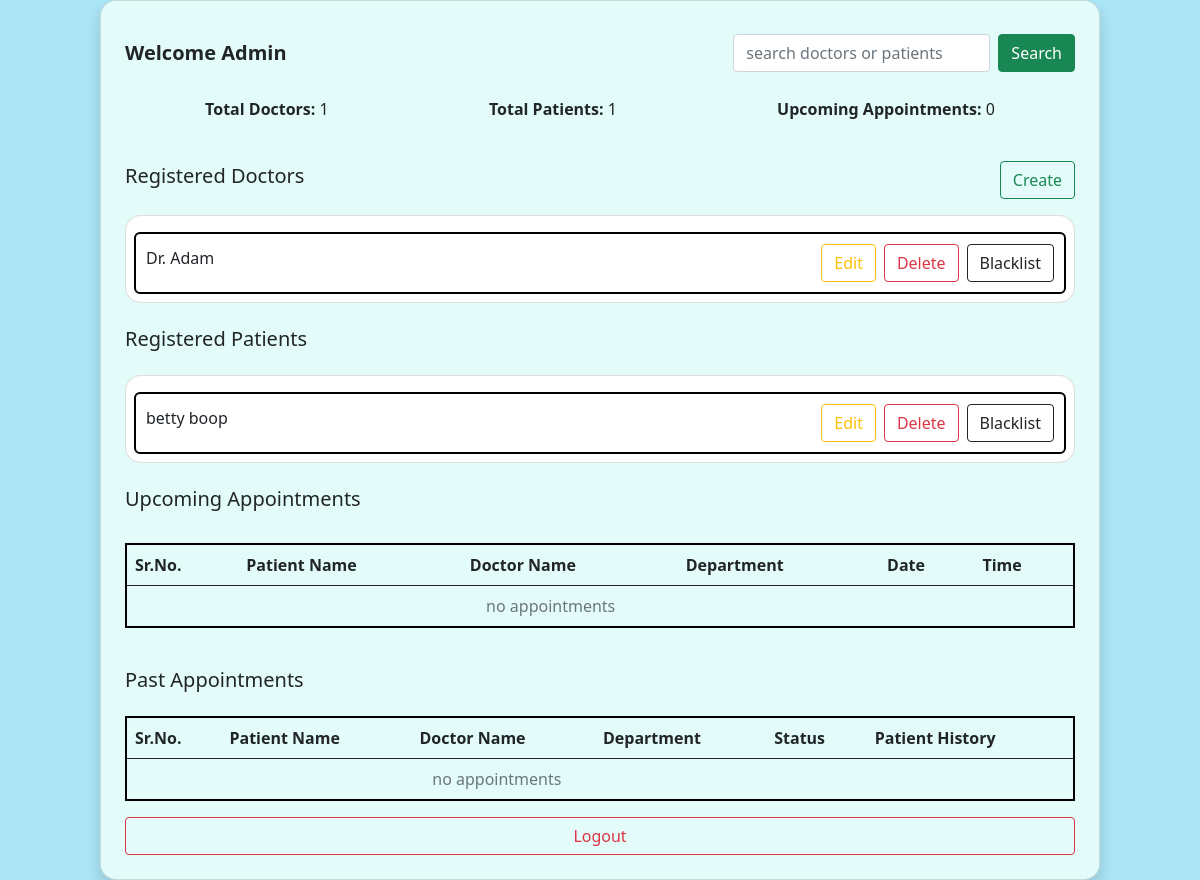
/admin/dashboard (signed in), run on an earlier commit of the app's database.
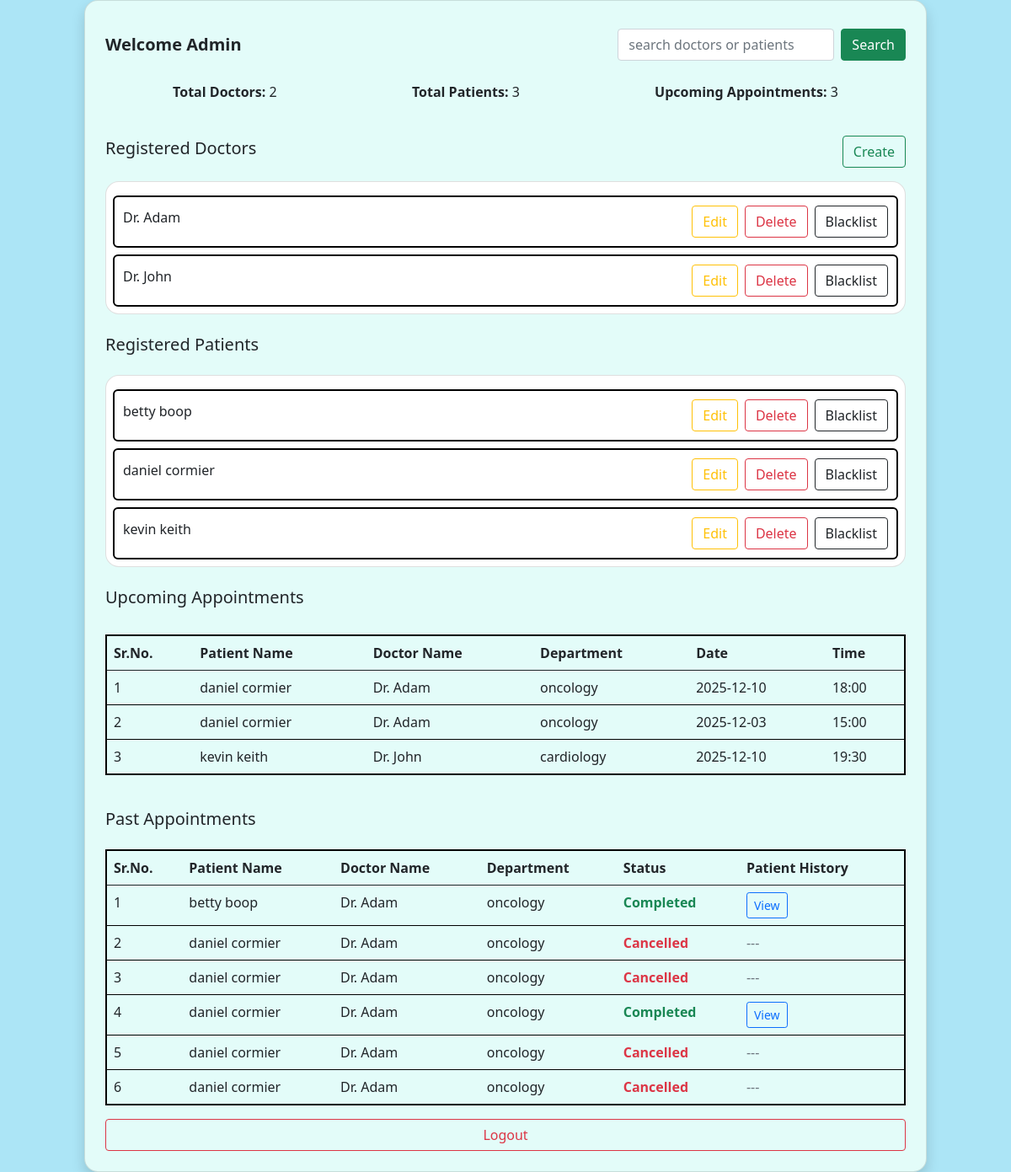
And on a later commit of the database.
### backend/models.py (models this page shows)
class Doctor(db.Model):
    id=db.Column(db.Integer, primary_key=True)
    full_name=db.Column(db.String(100), nullable=False)
    username=db.Column(db.String(50), unique=True, nullable=False)
    email=db.Column(db.String(100), unique=True)
    password=db.Column(db.String(100), nullable=False)
    specialization=db.Column(db.String(100))
    experience=db.Column(db.Integer)
    is_blacklisted=db.Column(db.Boolean, default=False)
    appointments=db.relationship("Appointment", backref="doctor", lazy=True)

class Patient(db.Model):
    id=db.Column(db.Integer, primary_key=True)
    full_name=db.Column(db.String(100), nullable=False)
    username=db.Column(db.String(50), unique=True, nullable=False)
    email=db.Column(db.String(100), unique=True)
    password=db.Column(db.String(100), nullable=False)
    age=db.Column(db.Integer)
    is_blacklisted= db.Column(db.Boolean, default=False)
    is_admin= db.Column(db.Boolean, default=False)
    appointments=db.relationship("Appointment", backref="patient", lazy=True)

class Appointment(db.Model):
    id=db.Column(db.Integer, primary_key=True)
    patient_id=db.Column(db.Integer, db.ForeignKey("patient.id"))
    doctor_id=db.Column(db.Integer, db.ForeignKey("doctor.id"))
    date=db.Column(db.String(20))
    time=db.Column(db.String(20))
    status=db.Column(db.String(20))
    history=db.relationship("History", backref="appointment", uselist=False)

### backend/controllers.py (the view)
@admin_bp.route("/dashboard")
def dashboard():
    if session.get("role")!="admin":
        return redirect(url_for("patient.login"))
    doctor_list=Doctor.query.all()
    patient_list=Patient.query.filter_by(is_admin=False).all() #admin not counted
    upcoming=Appointment.query.filter_by(status="Booked").all()
    past=Appointment.query.filter(Appointment.status!="Booked").all()
    return render_template("admin-dash.html",
                           doctors=doctor_list,
                           patients=patient_list,
                           upcoming=upcoming,
                           past=past,
                           total_doctors=len(doctor_list),
                           total_patients=len(patient_list),
                           total_upcoming=len(upcoming))

### templates/admin-dash.html (shortened to what this page needs)
<!DOCTYPE html>
<html lang="en">
<head>
    <link href="https://cdn.jsdelivr.net/npm/bootstrap@5.0.2/dist/css/bootstrap.min.css" rel="stylesheet">
    <link rel="stylesheet" href="{{ url_for('static', filename='style.css') }}">
</head>
<body class="d-flex justify-content-center">
    <div class="card p-4 shadow" style="background-color: #e3fcf9; width: 1000px;">
        <nav class="navbar px-0">
            <div class="d-flex align-items-center w-100 justify-content-between">
                <a class="navbar-brand text-dark fw-bold">Welcome Admin</a>
                <form class="d-flex" method="get" action="{{ url_for('admin.search') }}">
                    <input class="form-control me-2" name="q" type="search" placeholder="search doctors or patients">
                    <button class="btn btn-success" type="submit">Search</button>
                </form>
            </div>
        </nav>
        <div class="d-flex justify-content-around mt-3 mb-3">
            <div><strong>Total Doctors:</strong> {{ total_doctors }}</div>
            <div><strong>Total Patients:</strong> {{ total_patients }}</div>
            <div><strong>Upcoming Appointments:</strong> {{ total_upcoming }}</div>
        </div>
        <div class="d-flex align-items-center justify-content-between mt-4">
            <h5>Registered Doctors</h5>
            <div class="d-grid gap-2 d-md-flex justify-content-md-end">
                <a href="{{ url_for('admin.create_doctor') }}" class="btn btn-outline-success">Create</a>
            </div>
        </div>
        <div class="card mt-3 p-2">
            {% for doc in doctors %}
            <div class="d-flex align-items-center justify-content-between mt-2" style="border: 2px solid black; border-radius: 6px; padding: 10px;">
                <h6>{{ doc.full_name }}</h6>
                <div class="d-flex gap-2">
                    <a href="{{ url_for('admin.edit_doctor', id=doc.id) }}" class="btn btn-outline-warning">Edit</a>
                    <form action="{{ url_for('admin.delete_doctor', id=doc.id)}}" method="POST" style="display: inline;">
                        <button class="btn btn-outline-danger">Delete</button>
                    </form>
                    <form action="{{ url_for('admin.blacklist_doctor', id=doc.id) }}" method="POST">
                        {% if doc.is_blacklisted %}
                            <button class="btn btn-warning">unblacklist</button>
                        {% else %}
                            <button class="btn btn-outline-dark">Blacklist</button>
                        {% endif %}
                    </form>
                </div>
            </div>
            {%else%}
            <p class="text-muted text-center mt-2">no doctors yet</p>
            {% endfor %}
        </div>
        <div class="d-flex align-items-center justify-content-between mt-4">
            <h5>Registered Patients</h5>
        </div>
        <div class="card mt-3 p-2">
            {% for p in patients %}
            <div class="d-flex align-items-center justify-content-between mt-2" style="border: 2px solid black; border-radius: 6px; padding: 10px;">
                <h6>{{ p.full_name }} </h6>
                <div class="d-flex gap-2">
                    <a href="{{ url_for('admin.edit_patient', id=p.id) }}" class="btn btn-outline-warning">Edit</a>
                    <form action="{{ url_for('admin.delete_patient', id=p.id)}}" method="POST" style="display: inline;">
                        <button class="btn btn-outline-danger">Delete</button>
                    </form>
                    <form action="{{ url_for('admin.blacklist_patient', id=p.id) }}" method="POST">
                        {% if p.is_blacklisted %}
                            <button class="btn btn-warning">unblacklist</button>
                        {% else %}
                            <button class="btn btn-outline-dark">Blacklist</button>
                        {% endif %}
                    </form>
                </div>
            </div>
            {%else%}
            <p class="text-muted text-center mt-2">no patients yet</p>
            {% endfor %}
        </div>
        <h5 class="mt-4">Upcoming Appointments</h5>
        <div class="table-responsive mt-4">
            <table class="table" style="border: 2px solid black; border-radius: 6px;">
                <thead>
                    <tr>
                        <th>Sr.No.</th>
                        <th>Patient Name</th>
                        <th>Doctor Name</th>
                        <th>Department</th>
                        <th>Date</th>
                        <th>Time</th>
                    </tr>
                </thead>
                <tbody>
                    {% if upcoming %}
                        {% for appt in upcoming %}
                        <tr>
                            <td>{{ loop.index }} </td>
                            <td>{{ appt.patient.full_name }} </td>
                            <td>{{ appt.doctor.full_name }} </td>
                            <td>{{ appt.doctor.specialization }} </td>
                            <td>{{ appt.date }} </td>
                            <td>{{ appt.time }} </td>
                        </tr>
                        {% endfor %}
                    {% else %}
                        <tr>
                            <td colspan="5" class="text-muted text-center mt-2">no appointments</td>
                        </tr>
                    {% endif %}
                </tbody>
            </table>
        </div>
        <h5 class="mt-4">Past Appointments</h5>
        <div class="table-responsive mt-3">
            <table class="table" style="border: 2px solid black; border-radius: 6px;">
                <thead>
                    <tr>
                        <th>Sr.No.</th>
                        <th>Patient Name</th>
                        <th>Doctor Name</th>
                        <th>Department</th>
                        <th>Status</th>
                        <th>Patient History</th>
                    </tr>
                </thead>
                <tbody>
                    {% if past %}
                        {% for appt in past %}
                        <tr>
                            <td>{{ loop.index }} </td>
                            <td>{{ appt.patient.full_name }} </td>
                            <td>{{ appt.doctor.full_name }} </td>
                            <td>{{ appt.doctor.specialization }} </td>
                            <td>
                                {% if appt.status=="Completed" %}
                                    <span class="text-success fw-bold">Completed</span>
                                {% else %}
                                    <span class="text-danger fw-bold">Cancelled</span>
                                {% endif %}
                            </td>
                            <td>
                                {% if appt.status=="Completed" %}
                                    <a class="btn btn-outline-primary btn-sm" href="{{ url_for('admin.view_appointment_history', appt_id=appt.id) }}">
                                        View
                                    </a>
                                {% else %}
                                    <span class="text-muted">---</span>
                                {% endif %}
                            </td>
                        </tr>
                        {% endfor %}
                    {% else %}
                        <tr>
                            <td colspan="5" class="text-muted text-center mt-2">no appointments</td>
                        </tr>
                    {% endif %}
                </tbody>
            </table>
        </div>
        <a href="{{ url_for('patient.logout') }}" class="btn btn-outline-danger">Logout</a>
    </div>
</body>
</html>

### static/style.css (style rules this page uses)
body { background-color: #ace5f6; }
.card { border-radius: 16px; }

What changed in the data, as far as the page shows it:
added Doctor: full_name "Dr. John", is_blacklisted "Blacklist"
added Patient: full_name "daniel cormier", is_blacklisted "Blacklist"
added Patient: full_name "kevin keith", is_blacklisted "Blacklist"
added Appointment: patient.full_name "daniel cormier", doctor.full_name "Dr. Adam", doctor.specialization "oncology", date "2025-12-10", time "18:00", shown under "Upcoming Appointments"
added Appointment: patient.full_name "daniel cormier", doctor.full_name "Dr. Adam", doctor.specialization "oncology", date "2025-12-03", time "15:00", shown under "Upcoming Appointments"
added Appointment: patient.full_name "kevin keith", doctor.full_name "Dr. John", doctor.specialization "cardiology", date "2025-12-10", time "19:30", shown under "Upcoming Appointments"
added Appointment: patient.full_name "betty boop", doctor.full_name "Dr. Adam", doctor.specialization "oncology", status "Completed", shown under "Past Appointments"
added Appointment: patient.full_name "daniel cormier", doctor.full_name "Dr. Adam", doctor.specialization "oncology", status "Cancelled", shown under "Past Appointments"
added Appointment: patient.full_name "daniel cormier", doctor.full_name "Dr. Adam", doctor.specialization "oncology", status "Cancelled", shown under "Past Appointments"
added Appointment: patient.full_name "daniel cormier", doctor.full_name "Dr. Adam", doctor.specialization "oncology", status "Completed", shown under "Past Appointments"
added Appointment: patient.full_name "daniel cormier", doctor.full_name "Dr. Adam", doctor.specialization "oncology", status "Cancelled", shown under "Past Appointments"
added Appointment: patient.full_name "daniel cormier", doctor.full_name "Dr. Adam", doctor.specialization "oncology", status "Cancelled", shown under "Past Appointments"
Also different on the page:
{{ total_doctors }}: "1" → "2"
{{ total_patients }}: "1" → "3"
{{ total_upcoming }}: "0" → "3"
text no longer shown: "no appointments no appointments"
